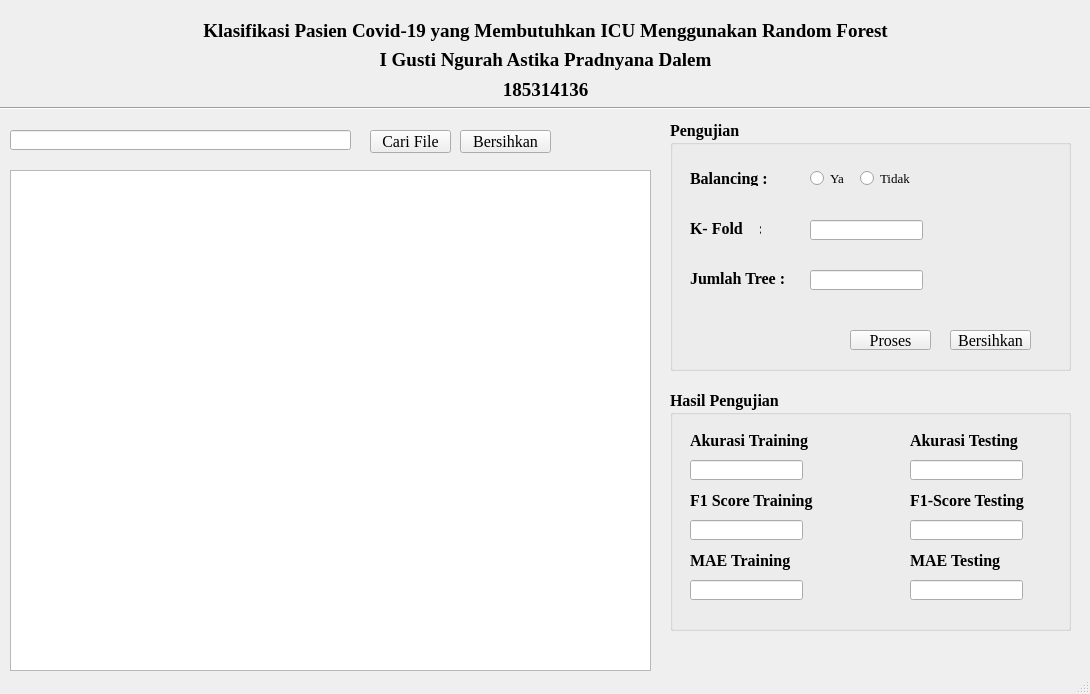
<?xml version="1.0" encoding="UTF-8"?>
<ui version="4.0">
 <class>MainWindow</class>
 <widget class="QMainWindow" name="MainWindow">
  <property name="geometry">
   <rect>
    <x>0</x>
    <y>0</y>
    <width>1090</width>
    <height>694</height>
   </rect>
  </property>
  <property name="windowTitle">
   <string>MainWindow</string>
  </property>
  <widget class="QWidget" name="centralwidget">
   <widget class="QLabel" name="label">
    <property name="geometry">
     <rect>
      <x>0</x>
      <y>10</y>
      <width>1091</width>
      <height>41</height>
     </rect>
    </property>
    <property name="font">
     <font>
      <family>Times New Roman</family>
      <pointsize>14</pointsize>
      <weight>75</weight>
      <bold>true</bold>
     </font>
    </property>
    <property name="text">
     <string>Klasifikasi Pasien Covid-19 yang Membutuhkan ICU Menggunakan Random Forest</string>
    </property>
    <property name="alignment">
     <set>Qt::AlignCenter</set>
    </property>
   </widget>
   <widget class="QLabel" name="label_2">
    <property name="geometry">
     <rect>
      <x>0</x>
      <y>50</y>
      <width>1091</width>
      <height>20</height>
     </rect>
    </property>
    <property name="font">
     <font>
      <family>Times New Roman</family>
      <pointsize>14</pointsize>
      <weight>75</weight>
      <bold>true</bold>
     </font>
    </property>
    <property name="text">
     <string>I Gusti Ngurah Astika Pradnyana Dalem</string>
    </property>
    <property name="alignment">
     <set>Qt::AlignCenter</set>
    </property>
   </widget>
   <widget class="Line" name="line">
    <property name="geometry">
     <rect>
      <x>0</x>
      <y>100</y>
      <width>1101</width>
      <height>16</height>
     </rect>
    </property>
    <property name="orientation">
     <enum>Qt::Horizontal</enum>
    </property>
   </widget>
   <widget class="QPushButton" name="OpenFile">
    <property name="geometry">
     <rect>
      <x>370</x>
      <y>130</y>
      <width>81</width>
      <height>23</height>
     </rect>
    </property>
    <property name="font">
     <font>
      <family>Times New Roman</family>
      <pointsize>12</pointsize>
     </font>
    </property>
    <property name="mouseTracking">
     <bool>true</bool>
    </property>
    <property name="text">
     <string>Cari File</string>
    </property>
    <property name="checkable">
     <bool>false</bool>
    </property>
    <property name="checked">
     <bool>false</bool>
    </property>
    <property name="autoDefault">
     <bool>true</bool>
    </property>
    <property name="default">
     <bool>false</bool>
    </property>
    <property name="flat">
     <bool>false</bool>
    </property>
   </widget>
   <widget class="QLineEdit" name="dir">
    <property name="geometry">
     <rect>
      <x>10</x>
      <y>130</y>
      <width>341</width>
      <height>20</height>
     </rect>
    </property>
   </widget>
   <widget class="QTableView" name="tableViewDataAwal">
    <property name="geometry">
     <rect>
      <x>10</x>
      <y>170</y>
      <width>641</width>
      <height>501</height>
     </rect>
    </property>
   </widget>
   <widget class="QGroupBox" name="groupBoxPengujian">
    <property name="geometry">
     <rect>
      <x>670</x>
      <y>120</y>
      <width>401</width>
      <height>251</height>
     </rect>
    </property>
    <property name="font">
     <font>
      <family>Times New Roman</family>
      <pointsize>12</pointsize>
      <weight>75</weight>
      <bold>true</bold>
     </font>
    </property>
    <property name="title">
     <string>Pengujian</string>
    </property>
    <property name="flat">
     <bool>false</bool>
    </property>
    <property name="checkable">
     <bool>false</bool>
    </property>
    <widget class="QLabel" name="label_3">
     <property name="geometry">
      <rect>
       <x>20</x>
       <y>50</y>
       <width>111</width>
       <height>16</height>
      </rect>
     </property>
     <property name="font">
      <font>
       <family>Times New Roman</family>
       <pointsize>12</pointsize>
       <weight>75</weight>
       <bold>true</bold>
      </font>
     </property>
     <property name="text">
      <string>Balancing :</string>
     </property>
    </widget>
    <widget class="QLabel" name="label_4">
     <property name="geometry">
      <rect>
       <x>20</x>
       <y>100</y>
       <width>71</width>
       <height>16</height>
      </rect>
     </property>
     <property name="font">
      <font>
       <family>Times New Roman</family>
       <pointsize>12</pointsize>
       <weight>75</weight>
       <bold>true</bold>
      </font>
     </property>
     <property name="text">
      <string>K- Fold    :</string>
     </property>
    </widget>
    <widget class="QLabel" name="label_5">
     <property name="geometry">
      <rect>
       <x>20</x>
       <y>150</y>
       <width>111</width>
       <height>16</height>
      </rect>
     </property>
     <property name="font">
      <font>
       <family>Times New Roman</family>
       <pointsize>12</pointsize>
       <weight>75</weight>
       <bold>true</bold>
      </font>
     </property>
     <property name="text">
      <string>Jumlah Tree :</string>
     </property>
    </widget>
    <widget class="QPushButton" name="PushProses">
     <property name="geometry">
      <rect>
       <x>180</x>
       <y>210</y>
       <width>81</width>
       <height>20</height>
      </rect>
     </property>
     <property name="font">
      <font>
       <family>Times New Roman</family>
       <pointsize>12</pointsize>
       <weight>50</weight>
       <bold>false</bold>
      </font>
     </property>
     <property name="text">
      <string>Proses</string>
     </property>
    </widget>
    <widget class="QPushButton" name="PushBersihProses">
     <property name="geometry">
      <rect>
       <x>280</x>
       <y>210</y>
       <width>81</width>
       <height>20</height>
      </rect>
     </property>
     <property name="font">
      <font>
       <family>Times New Roman</family>
       <pointsize>12</pointsize>
       <weight>50</weight>
       <bold>false</bold>
      </font>
     </property>
     <property name="text">
      <string>Bersihkan</string>
     </property>
    </widget>
    <widget class="QLineEdit" name="lineEditFold">
     <property name="geometry">
      <rect>
       <x>140</x>
       <y>100</y>
       <width>113</width>
       <height>20</height>
      </rect>
     </property>
    </widget>
    <widget class="QLineEdit" name="lineEditTree">
     <property name="geometry">
      <rect>
       <x>140</x>
       <y>150</y>
       <width>113</width>
       <height>20</height>
      </rect>
     </property>
    </widget>
    <widget class="QRadioButton" name="RBYa">
     <property name="geometry">
      <rect>
       <x>140</x>
       <y>50</y>
       <width>41</width>
       <height>17</height>
      </rect>
     </property>
     <property name="font">
      <font>
       <family>Times New Roman</family>
       <pointsize>10</pointsize>
       <weight>50</weight>
       <bold>false</bold>
      </font>
     </property>
     <property name="text">
      <string>Ya</string>
     </property>
    </widget>
    <widget class="QRadioButton" name="RBTIDAK">
     <property name="geometry">
      <rect>
       <x>190</x>
       <y>50</y>
       <width>61</width>
       <height>17</height>
      </rect>
     </property>
     <property name="font">
      <font>
       <family>Times New Roman</family>
       <pointsize>10</pointsize>
       <weight>50</weight>
       <bold>false</bold>
      </font>
     </property>
     <property name="text">
      <string>Tidak</string>
     </property>
    </widget>
   </widget>
   <widget class="QGroupBox" name="groupBox">
    <property name="geometry">
     <rect>
      <x>670</x>
      <y>390</y>
      <width>401</width>
      <height>241</height>
     </rect>
    </property>
    <property name="font">
     <font>
      <family>Times New Roman</family>
      <pointsize>12</pointsize>
      <weight>75</weight>
      <bold>true</bold>
     </font>
    </property>
    <property name="title">
     <string>Hasil Pengujian</string>
    </property>
    <widget class="QLabel" name="label_6">
     <property name="geometry">
      <rect>
       <x>20</x>
       <y>40</y>
       <width>131</width>
       <height>21</height>
      </rect>
     </property>
     <property name="text">
      <string>Akurasi Training</string>
     </property>
    </widget>
    <widget class="QLabel" name="label_7">
     <property name="geometry">
      <rect>
       <x>20</x>
       <y>100</y>
       <width>131</width>
       <height>21</height>
      </rect>
     </property>
     <property name="text">
      <string>F1 Score Training</string>
     </property>
    </widget>
    <widget class="QLineEdit" name="lineEditAkTrain">
     <property name="geometry">
      <rect>
       <x>20</x>
       <y>70</y>
       <width>113</width>
       <height>20</height>
      </rect>
     </property>
    </widget>
    <widget class="QLineEdit" name="lineEditF1Train">
     <property name="geometry">
      <rect>
       <x>20</x>
       <y>130</y>
       <width>113</width>
       <height>20</height>
      </rect>
     </property>
    </widget>
    <widget class="QLineEdit" name="lineEditAkTest">
     <property name="geometry">
      <rect>
       <x>240</x>
       <y>70</y>
       <width>113</width>
       <height>20</height>
      </rect>
     </property>
    </widget>
    <widget class="QLabel" name="label_8">
     <property name="geometry">
      <rect>
       <x>240</x>
       <y>40</y>
       <width>131</width>
       <height>21</height>
      </rect>
     </property>
     <property name="text">
      <string>Akurasi Testing</string>
     </property>
    </widget>
    <widget class="QLabel" name="label_9">
     <property name="geometry">
      <rect>
       <x>240</x>
       <y>100</y>
       <width>131</width>
       <height>21</height>
      </rect>
     </property>
     <property name="text">
      <string>F1-Score Testing</string>
     </property>
    </widget>
    <widget class="QLineEdit" name="lineEditF1Test">
     <property name="geometry">
      <rect>
       <x>240</x>
       <y>130</y>
       <width>113</width>
       <height>20</height>
      </rect>
     </property>
    </widget>
    <widget class="QLabel" name="label_10">
     <property name="geometry">
      <rect>
       <x>20</x>
       <y>160</y>
       <width>131</width>
       <height>21</height>
      </rect>
     </property>
     <property name="text">
      <string>MAE Training</string>
     </property>
    </widget>
    <widget class="QLineEdit" name="lineEditF1Train_2">
     <property name="geometry">
      <rect>
       <x>20</x>
       <y>190</y>
       <width>113</width>
       <height>20</height>
      </rect>
     </property>
    </widget>
    <widget class="QLabel" name="label_11">
     <property name="geometry">
      <rect>
       <x>240</x>
       <y>160</y>
       <width>131</width>
       <height>21</height>
      </rect>
     </property>
     <property name="text">
      <string>MAE Testing</string>
     </property>
    </widget>
    <widget class="QLineEdit" name="lineEditF1Train_3">
     <property name="geometry">
      <rect>
       <x>240</x>
       <y>190</y>
       <width>113</width>
       <height>20</height>
      </rect>
     </property>
    </widget>
   </widget>
   <widget class="QPushButton" name="pushButtonBersihkan">
    <property name="geometry">
     <rect>
      <x>460</x>
      <y>130</y>
      <width>91</width>
      <height>23</height>
     </rect>
    </property>
    <property name="font">
     <font>
      <family>Times New Roman</family>
      <pointsize>12</pointsize>
     </font>
    </property>
    <property name="text">
     <string>Bersihkan</string>
    </property>
   </widget>
   <widget class="QLabel" name="label_12">
    <property name="geometry">
     <rect>
      <x>0</x>
      <y>80</y>
      <width>1091</width>
      <height>20</height>
     </rect>
    </property>
    <property name="font">
     <font>
      <family>Times New Roman</family>
      <pointsize>14</pointsize>
      <weight>75</weight>
      <bold>true</bold>
     </font>
    </property>
    <property name="text">
     <string>185314136</string>
    </property>
    <property name="alignment">
     <set>Qt::AlignCenter</set>
    </property>
   </widget>
  </widget>
  <widget class="QStatusBar" name="statusbar"/>
 </widget>
 <resources/>
 <connections/>
</ui>
